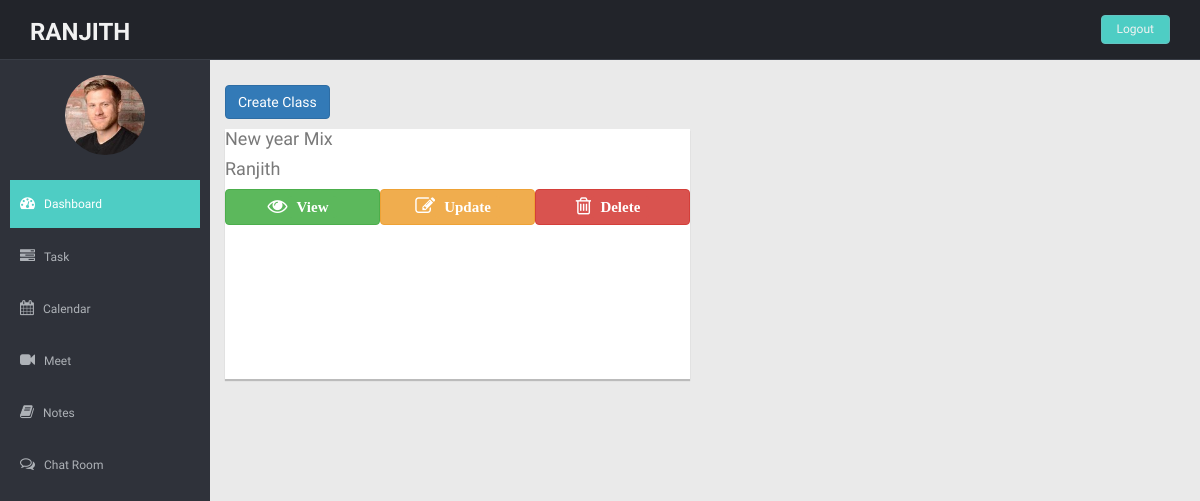
Before: /teacher/index.php (signed in) with the older database file.
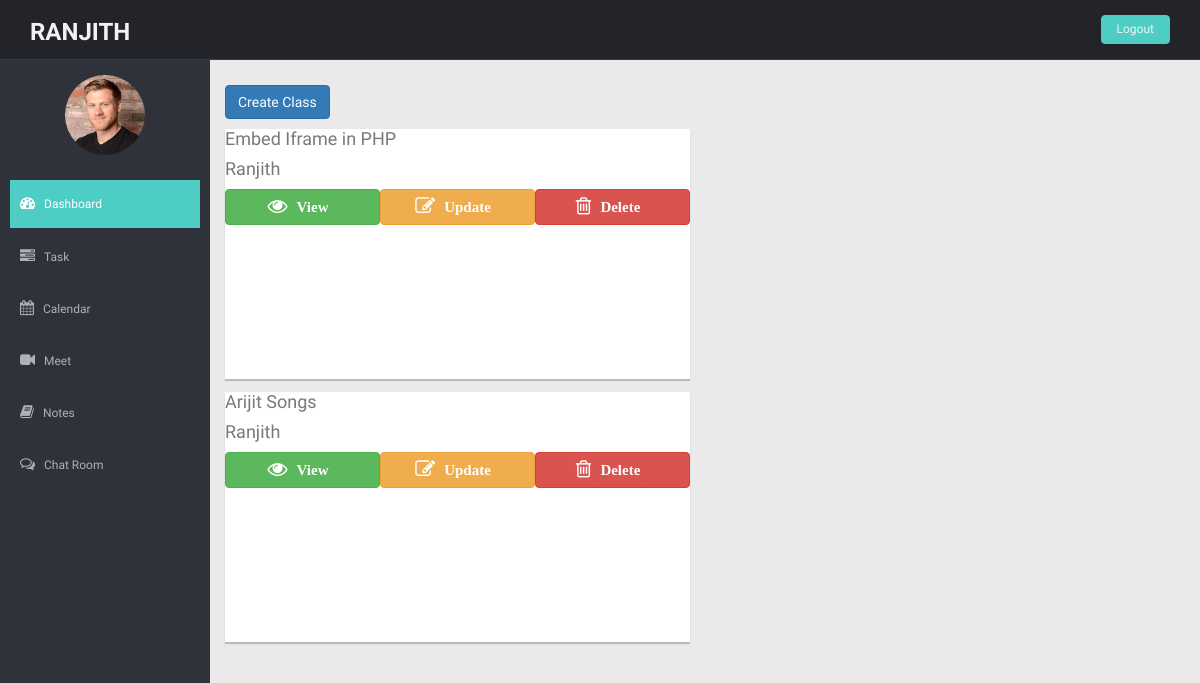
After: the same page with the newer database file.
### tables this page shows
CREATE TABLE `student` (
  `id` int(10) NOT NULL,
  `name` varchar(25) NOT NULL,
  `email` varchar(20) NOT NULL,
  `password` varchar(255) NOT NULL,
  `password1` varchar(255) NOT NULL,
  `division` varchar(255) NOT NULL
);

CREATE TABLE `create_class` (
  `id` int(11) NOT NULL,
  `tea_name` varchar(30) NOT NULL,
  `name` varchar(25) NOT NULL,
  `class_name` varchar(255) NOT NULL,
  `subject` varchar(100) NOT NULL,
  `section` varchar(10) NOT NULL,
  `room` varchar(20) NOT NULL
);

### teacher/session.php (called while the page is built, shortened)
<?php
   $user_check = $_SESSION['email'];
   $user_role=$_SESSION['division'];
?>

### teacher/index.php (the view, shortened to what this page needs)
<?php
include('session.php');
include('../conn.php');
$sql="select * from student where email='$user_check' and division='$user_role'";
$result=mysqli_query($conn,$sql);
$row=mysqli_fetch_array($result);
?>
<!DOCTYPE html>
<html lang="en">
<head>
  <link href="../lib/bootstrap/css/bootstrap.min.css" rel="stylesheet">
  <link href="../lib/font-awesome/css/font-awesome.css" rel="stylesheet" />
  <link rel="stylesheet" type="text/css" href="../css/zabuto_calendar.css">
  <link rel="stylesheet" type="text/css" href="../lib/gritter/css/jquery.gritter.css" />
  <link href="../css/style.css" rel="stylesheet">
  <link href="../css/style-responsive.css" rel="stylesheet">
  <link href="../css/style.css" rel="stylesheet">
  <link href="../css/style-responsive.css" rel="stylesheet">
</head>
<body>
  <section id="container">
    <header class="header black-bg">
      <a href="index.php" class="logo"><b><?php echo $row['name'];?></b></a>
      <div class="top-menu">
        <ul class="nav pull-right top-menu">
          <li><a class="logout" href="logout.php">Logout</a></li>
        </ul>
      </div>
    </header>
    <aside>
      <div id="sidebar" class="nav-collapse ">
        <ul class="sidebar-menu" id="nav-accordion">
          <p class="centered"><img src="../img/ranjith.png" class="img-circle" width="80"></p>
          <li class="mt">
            <a class="active" href="index.php">
              <i class="fa fa-dashboard"></i>
              <span>Dashboard</span>
              </a>
          </li>
          <li class="sub-menu">
            <a href="javascript:;">
              <i class="fa fa-tasks"></i>
              <span>Task</span>
              </a>
          </li>
          <li class="sub-menu">
            <a href="javascript:;">
              <i class="fa fa-calendar"></i>
              <span>Calendar</span>
              </a>
          </li>
          <li class="sub-menu">
            <a href="javascript:;">
              <i class="fa fa-video-camera"></i>
              <span>Meet</span>
              </a>
          </li>
          <li class="sub-menu">
            <a href="javascript:;">
              <i class=" fa fa-book"></i>
              <span>Notes</span>
              </a>
          </li>
          <li class="sub-menu">
            <a href="javascript:;">
              <i class="fa fa-comments-o"></i>
              <span>Chat Room</span>
              </a>
          </li>
        </ul>
      </div>
    </aside>
    <section id="main-content">
      <section class="wrapper">
        <div class="row mt">
          <div class="col-lg-6 col-md-6 col-sm-6">
            <div>
              <a href='create_class.php' class="btn btn-primary">Create Class</a>
            </div>
            <?php
            $sql1="select * from create_class where tea_name='$user_check'";
            $result1=mysqli_query($conn,$sql1);
            $count=mysqli_num_rows($result1);
            if($count){
              while($row1=mysqli_fetch_array($result1)){
              ?>
            <div class="card">
              <h4><i class="text-center"></i><?php echo $row1['class_name'];?></h4>
              <h4><i class="text-center"></i><?php echo $row1['name'];?></h4>
               <div class="btn-group btn-group-justified">
                <div class="btn-group">
                  <form action="view.php" method="POST"><button type="submit" class="btn btn-success" name='view' value="<?php echo $row1['id'];?>"><i class="fa fa-eye" style="font-size: 20px;"><span class="label label-success">View</span></i></button>
                  </form>
                </div>
                <div class="btn-group">
                  <form action="update.php" method="POST"><button type="submit" class="btn btn-warning" name='update' value="<?php echo $row1['id'];?>"><i class="fa fa-pencil-square-o" style="font-size: 20px;"><span class="label label-warning">Update</span></i></button></form>
                </div>
                <div class="btn-group">
                  <form action="index.php" method="POST"><button type="submit" class="btn btn-danger" name='delete' value="<?php echo $row1['id'];?>"><i class="fa fa-trash-o" style="font-size: 20px;"><span class="label label-danger">Delete</span></i></button></form>
                </div>
              </div>
            </div>
              <?php }}else {?>
            <div class="card">
            <h4><i class="text-center">Add a class to appear here</i></h4>
            </div>
            <?php }?>
        </div>
        </div>
      </section>
    </section>
  </section>
</body>
</html>

### css/style.css (style rules this page uses)
body { color: #797979; background: #eaeaea; font-family: 'Ruda', sans-serif; padding: 0px !important; margin: 0px !important; font-size:13px; }
ul li { list-style: none; }
a, a:hover, a:focus { text-decoration: none; outline: none; }
#container { width: 100%; height: 100%; }
.centered { text-align: center; }
.mt { margin-top: 25px; }
ul.top-menu > li > .logout { color: #f2f2f2; font-size: 12px; border-radius: 4px; -webkit-border-radius: 4px; border: 1px solid #64c3c2 !important; padding: 5px 15px; margin-right: 15px; background: #4ECDC4; margin-top: 15px; }
#sidebar { width: 210px; height: 100%; position: fixed; background: #2f323a; }
#sidebar ul li { position: relative; }
ul.sidebar-menu , ul.sidebar-menu li ul.sub { margin: -2px 0 0; padding: 0; }
ul.sidebar-menu { margin-top: 75px; }
ul.sidebar-menu li { margin-bottom: 5px; margin-left:10px; margin-right:10px; }
ul.sidebar-menu li.sub-menu { line-height: 15px; }
ul.sidebar-menu li a span { display: inline-block; }
ul.sidebar-menu li a { color: #aeb2b7; text-decoration: none; display: block; padding: 15px 0 15px 10px; font-size: 12px; outline: none; -webkit-transition: all 0.3s ease; -moz-transition: all 0.3s ease; -o-transition: all 0.3s ease; -ms-transition: all 0.3s ease; transition: all 0.3s ease; }
ul.sidebar-menu li a.active, ul.sidebar-menu li a:hover, ul.sidebar-menu li a:focus { background: #4ECDC4; color: #fff; display: block; -webkit-transition: all 0.3s ease; -moz-transition: all 0.3s ease; -o-transition: all 0.3s ease; -ms-transition: all 0.3s ease; transition: all 0.3s ease; }
ul.sidebar-menu li a i { font-size: 15px; padding-right: 6px; }
ul.sidebar-menu li a.active i { color: #fff; }
#main-content { margin-left: 210px; }
.header, .footer { min-height: 60px; padding: 0 15px; }
.header { position: fixed; left: 0; right: 0; z-index: 1002; }
.black-bg { background: #22242a; border-bottom: 1px solid #393d46; }
.wrapper { display: inline-block; margin-top: 60px; padding-left: 15px; padding-right: 15px; padding-bottom: 15px; padding-top: 0px; width: 100%; }
a.logo { font-size: 24px; color: #f2f2f2; float: left; margin-top: 15px; text-transform: uppercase; }
a.logo b { font-weight: 900; }
#top_menu .nav > li, ul.top-menu > li { float: left; }
ul.top-menu > li > a { color: #666666; font-size: 16px; border-radius: 4px; -webkit-border-radius: 4px; border:1px solid #666666 !important; padding: 2px 6px; margin-right: 15px; }
.card { background: white; box-shadow: 0 2px 1px rgba(0, 0, 0, 0.2); margin-bottom: 1em; height: 250px; }

Changed rows visible on the page:
removed create_class: class_name "New year Mix", name "Ranjith", $row1['id'] 17 (drawn)
added create_class: class_name "Embed Iframe in PHP", name "Ranjith", $row1['id'] 19 (drawn)
added create_class: class_name "Arijit Songs", name "Ranjith", $row1['id'] 20 (drawn)
